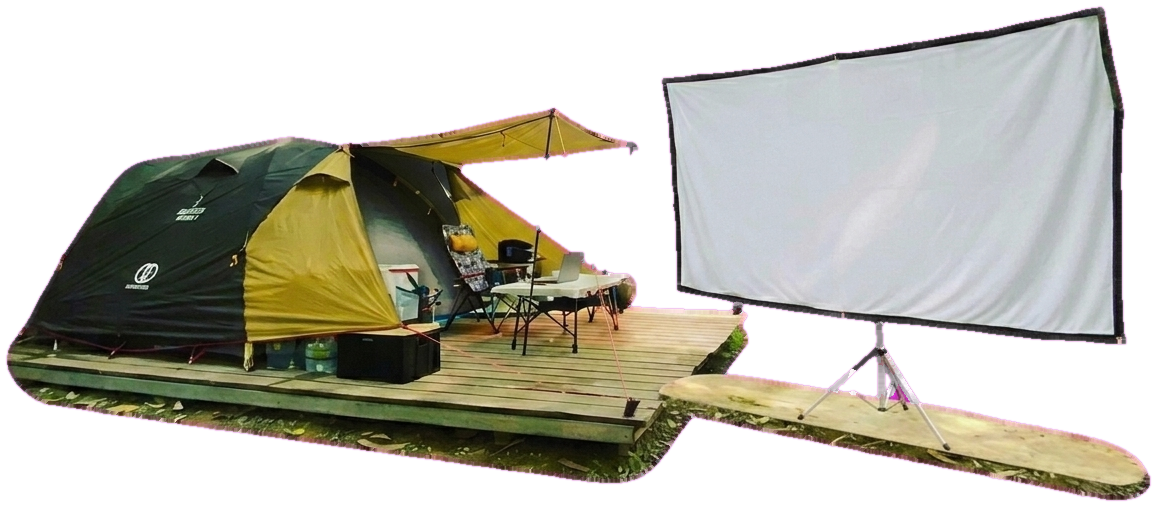
#> input picture card-maker/genai/gen/tent_iso2_cut.png, 1157 x 507 px
$ python build_camp2.py gen/tent_iso2_cut.png
#> lines starting #> are read from the running program, lines starting #| are printed output that depends on the picture
"""第二組營區卡：森林屋·晝（木屋主體＋日景背景）、露天影院·夜（帳篷＋投影幕主體＋夜景背景）。
用法： python build_camp2.py          → 測試輸出到暫存資料夾（不動 cards/、cards_meta.json）
       python build_camp2.py --real   → 寫入 C:\\cat\\cards（不覆蓋；事後比對既有檔案 md5）"""
import os, sys, json, shutil, subprocess, hashlib, tempfile
import numpy as np
from PIL import Image

HERE = os.path.dirname(os.path.abspath(__file__)); sys.path.insert(0, HERE)
import gen_subjects

CAT = r"C:\cat"
PY = r"C:\Users\homec\anaconda3\python.exe"
REAL = "--real" in sys.argv
TMP = os.path.join(tempfile.gettempdir(), "camp2_test"); os.makedirs(TMP, exist_ok=True)
OUT = os.path.join(CAT, "cards") if REAL else os.path.join(TMP, "cards")
G = os.path.join(HERE, "gen")


def night_grade(src, dst):
    """帳篷主體放到夜景上：只做輕微調色（變暗、偏藍），造型不改。"""
#> called with src = 'card-maker/genai/gen/tent_iso2_cut.png'
    im = Image.open(src).convert("RGBA")
#> im is the input picture: PIL image 1157x507 RGBA; mean R, G, B, A 186.1, 76.4, 171.9, 142.1
    a = np.array(im).astype(np.float32)
    a[..., 0] *= 0.78; a[..., 1] *= 0.84; a[..., 2] *= 0.98
#> after `a[..., 0] *= 0.78`:
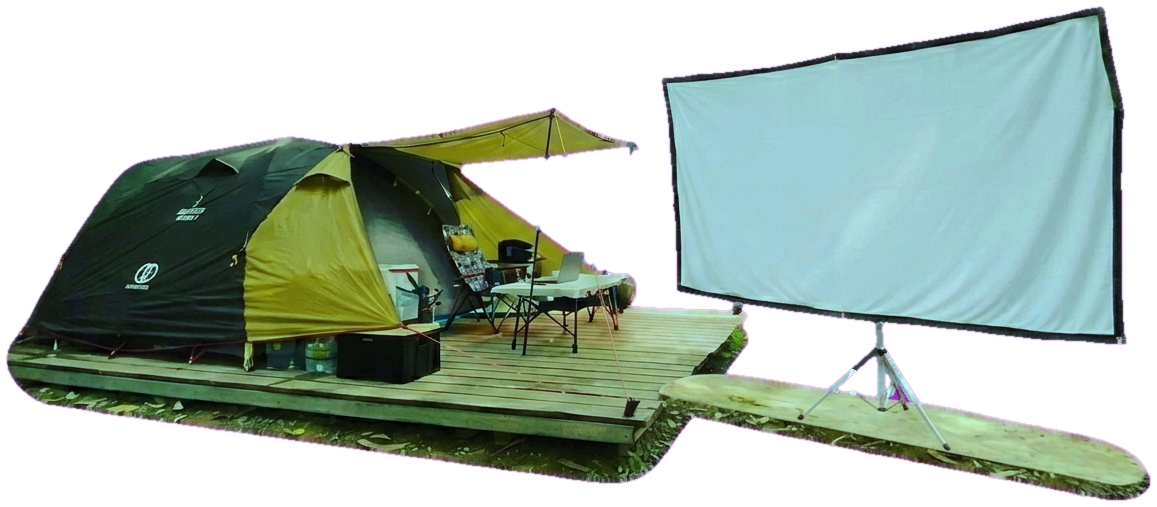
#> a: shape (507, 1157, 4) float32; mean R, G, B, A 145.1, 76.4, 171.9, 142.5; transparent parts drawn white
#> after `a[..., 1] *= 0.84`:
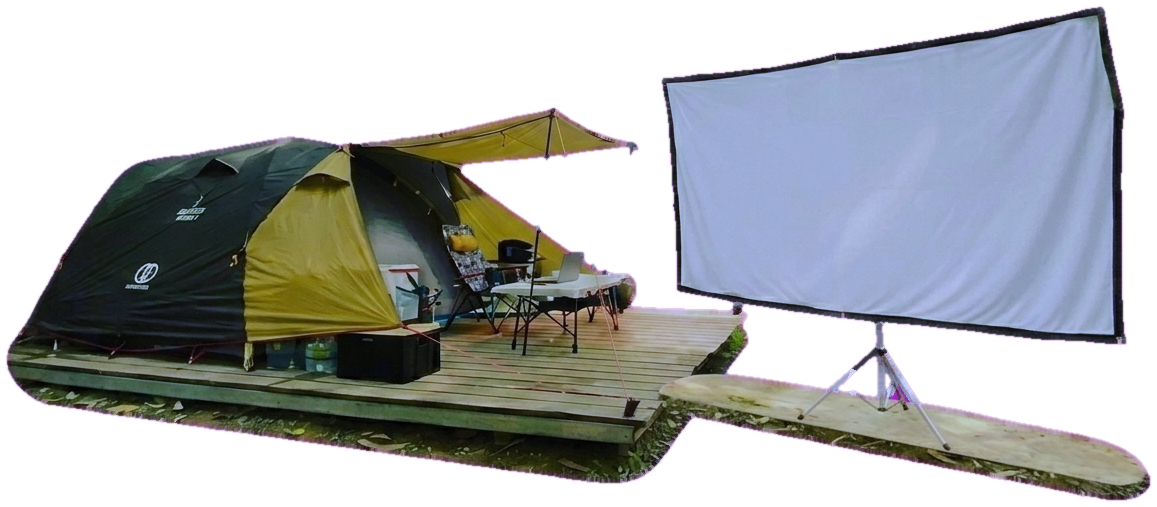
#> a: shape (507, 1157, 4) float32; mean R, G, B, A 145.1, 64.2, 171.9, 142.5; transparent parts drawn white
    Image.fromarray(np.clip(a, 0, 255).astype(np.uint8), "RGBA").save(dst)
    return dst


tent_night = night_grade(os.path.join(G, "tent_iso2_cut.png"), os.path.join(G, "tent_iso2_cut_night.png"))

common = dict(eyebrow="PHANTOM RESIDUAL", rarity="SSR", out_dir=OUT, overwrite=(not REAL))
cards = [
    dict(common, subject=os.path.join(G, "cabin_iso_cut.png"), scene=os.path.join(HERE, "day.png"),
         name="森林屋·晝", glyph="屋", element="◈ LODGE 木", holo="dust", h1=24, h2=205,
         skill_name="兔兔守門", skill_en="Rabbit Guardians",
         skill_desc="木屋前的兔兔雕像默默看守營地。戰鬥開始時為全隊加上「守護」，抵擋下一次傷害的 **30%**，並回復 **10%** 生命。",
         css={"BG_BLUR": "0.8", "BG_BRIGHT": "1.22", "BG_SAT": "1.12", "BG_SCALE": "1.14",
              "WARN_OP": ".3", "PAST_OP": ".26", "SUBJ_GLOW": "rgba(255,190,110,.45)"}),
    dict(common, subject=tent_night, scene=os.path.join(HERE, "night.png"),
         name="露天影院·夜", glyph="影", element="❖ CINEMA 影", holo="grid_bokeh", h1=208, h2=40,
         skill_name="星空電影院", skill_en="Starlit Cinema",
         skill_desc="在樹林間拉起銀幕，窩在帳篷裡看一場電影。每回合回復 **15%** 生命，並讓全隊 **免疫負面狀態** 一回合。",
         css={"SUBJ_WIDTH": "92%", "BG_BLUR": "0.8", "BG_BRIGHT": "1.12", "BG_SAT": "1.1", "BG_SCALE": "1.14",
              "WARN_OP": ".3", "PAST_OP": ".26", "SUBJ_GLOW": "rgba(150,200,255,.5)"}),
]

env = dict(os.environ, PYTHONIOENCODING="utf-8")
pre = None
meta = os.path.join(CAT, "card-fx", "cards_meta.json")
if REAL:
    env.pop("CARD_FX_META", None)
    shutil.copy2(meta, os.path.join(TMP, "cards_meta.before.json"))
    snap = lambda: {f: hashlib.md5(open(os.path.join(CAT, "cards", f), "rb").read()).hexdigest()
                    for f in os.listdir(os.path.join(CAT, "cards")) if os.path.isfile(os.path.join(CAT, "cards", f))}
    pre = snap()
else:
    shutil.copy2(meta, os.path.join(TMP, "meta_test.json"))
    env["CARD_FX_META"] = os.path.join(TMP, "meta_test.json")

for i, c in enumerate(cards):
    src_key = "cabin" if i == 0 else "tent"
    c["notes"] = dict(
        generator="Gemini image API", model=gen_subjects.MODEL,
        background="user's camp photo (%s) used as-is" % ("day" if i == 0 else "night"),
        subject_source="user's screenshot (%s), low-res with overlays" % src_key,
        step1_clean_prompt=gen_subjects.CLEAN[src_key], step2_isolate_prompt=gen_subjects.ISO[src_key],
        step3="tent only: recomposed via recompose_tent.py so the screen sits next to the platform (tent_iso2.png)" if i else "",
        postprocess="magenta key -> alpha (key_subject.py / key_camp2.py)" + ("; mild night colour grade (x0.78,0.84,0.98)" if i else ""))
    pp = os.path.join(TMP, "params_camp2_%d.json" % i)
    with open(pp, "w", encoding="utf-8") as f:
        json.dump(c, f, ensure_ascii=False, indent=2)
#> (the run stopped early here; a loop or call above may not have finished)
